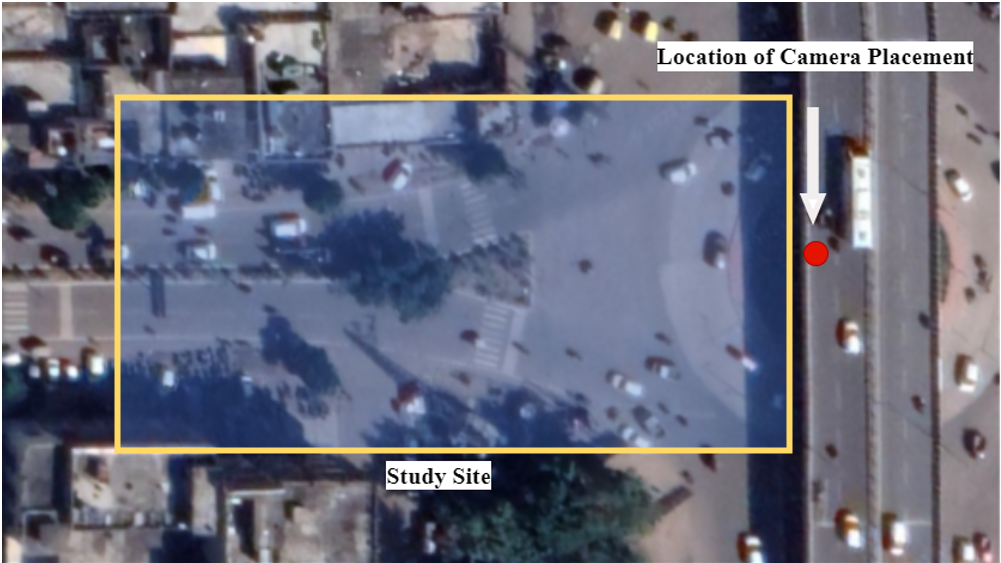
#> input picture site_location.PNG, 1001 x 563 px, given in place of hmg.jpg, which was not available
$ jupyter execute --allow-errors homography.ipynb   (shell and % lines are left out)
#> lines starting #> are read from the running program, lines starting #| are printed output that depends on the picture; after the words box and inside, x2 and y2 are one past the last pixel; in counts of white or black regions, pixels touching at a corner belong together; pictures that were not available may be replaced by others from this repository, and a replacement may not be noted
[cell 1]
import cv2
import numpy as np
import matplotlib.pyplot as plt
from PIL import Image


def get_homography_matrix(source, destination):

    assert len(source) >= 4, "must provide more than 4 source points"
    assert len(destination) >= 4, "must provide more than 4 destination points"
    assert len(source) == len(destination), "source and destination must be of equal length"
    A = []
    b = []
    for i in range(len(source)):
        s_x, s_y = source[i]
        d_x, d_y = destination[i]
        A.append([s_x, s_y, 1, 0, 0, 0, (-d_x)*(s_x), (-d_x)*(s_y)])
        A.append([0, 0, 0, s_x, s_y, 1, (-d_y)*(s_x), (-d_y)*(s_y)])
        b += [d_x, d_y]
    A = np.array(A)
    h = np.linalg.lstsq(A, b)[0]
    h = np.concatenate((h, [1]), axis=-1)
    return np.reshape(h, (3, 3))


if __name__ == "__main__":
    source_points = np.array([
        [400, 220],[580,220],
        [250, 600],
        [0, 600],
    ])
    destination_points = np.array([
        [0, 0],
        [600, 0],
        [600, 600],
        [0, 600],
    ])
    source_image = cv2.imread("hmg.jpg")
#> source_image is the input picture: shape (563, 1001, 3); mean B, G, R 124.3, 107.9, 105.4
    t_source_image = source_image.copy()

    # draw markings on the source image
    for i, pts in enumerate(source_points):
        cv2.putText(source_image, str(i+1), (pts[0] + 15, pts[1]), cv2.FONT_HERSHEY_PLAIN, 3, (0, 215, 255), 5)
        cv2.circle(source_image, pts, 10, (0, 215, 255), 10)
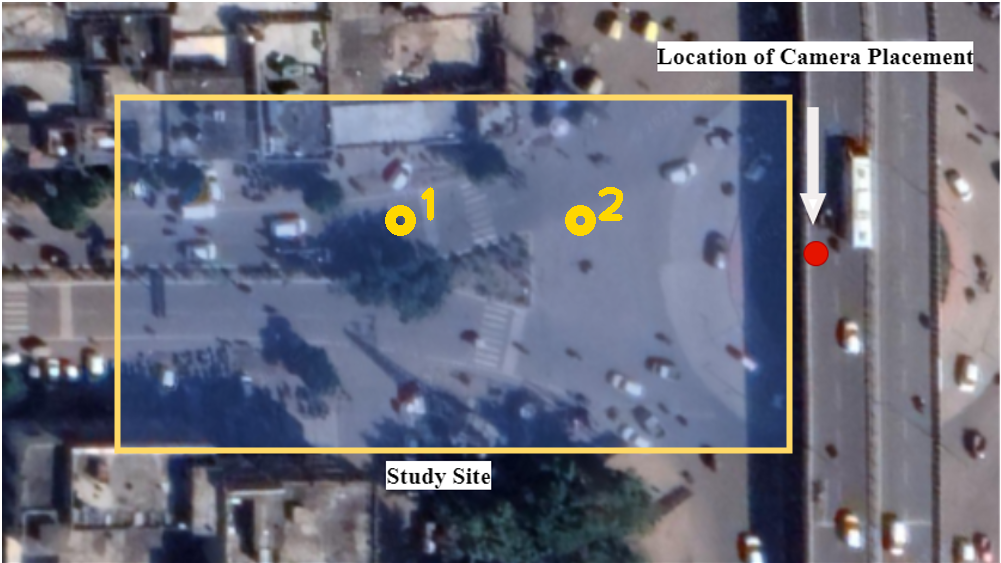
#> source_image: shape (563, 1001, 3); 0.37% of pixels changed, all inside (x1, y1, x2, y2) = (385, 187, 623, 236)

    h = get_homography_matrix(source_points, destination_points)
    destination_image = cv2.warpPerspective(t_source_image, h, (600, 600))
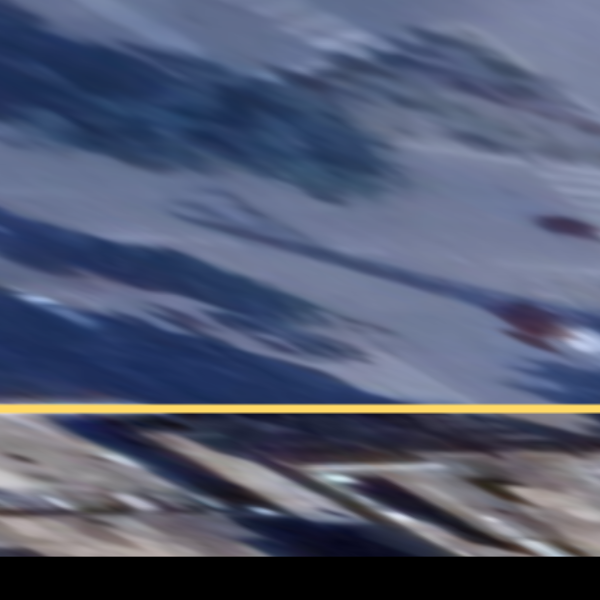
#> destination_image: shape (600, 600, 3); mean B, G, R 113.5, 89.6, 81.6

    destination_image = cv2.cvtColor(destination_image, cv2.COLOR_BGR2RGB)
    img  = Image.fromarray(destination_image)
    # Saving the image
    img.save("Image_from_array.jpg")

    figure = plt.figure(figsize=(12, 6))

    subplot1 = figure.add_subplot(1, 2, 1)
    subplot1.title.set_text("Source Image")
    subplot1.imshow(cv2.cvtColor(source_image, cv2.COLOR_BGR2RGB))

    subplot2 = figure.add_subplot(1, 2, 2)
    subplot2.title.set_text("Destination Image")
    subplot2.imshow(cv2.cvtColor(destination_image, cv2.COLOR_BGR2RGB))

    # plt.show()
    plt.savefig("output.png")
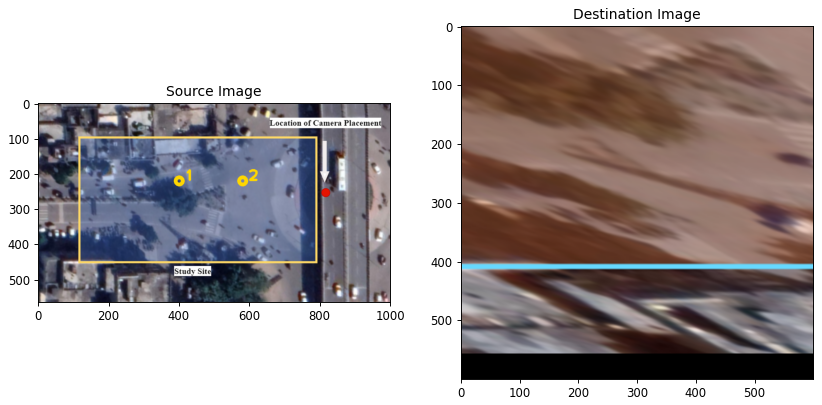
#> figure drawn by matplotlib, 2 panels; B, G, R data is drawn as R, G, B

[cell 2]
h

[cell 3]
destination_image

#> (a cell that did not finish here is left out)

[cell 5]
t_source_image[0][0]
#> Out = [255, 255, 255]

#> (a cell that did not finish here is left out)

[cell 7]
# Program to multiply two matrices using nested loops

# take a 3x3 matrix
h = [[  1        ,  13        ,  -9       ],
       [ -2        , -29        ,  20        ],
       [  1       ,  15.66666667, -10.66666667]]

# take a 3x4 matrix
B = [[200],
	[400],
	[1]]

result = [[0],
		[0],
		[0]]

# iterating by row of A
for i in range(len(h)):

	# iterating by column by B
	for j in range(len(B[0])):

		# iterating by rows of B
		for k in range(len(B)):
			result[i][j] += h[i][k] * B[k][j]

for r in result:
	print(r)

[cell 8]
# to calculate the transformation matrix
input_pts = np.float32([[80,1286],[3890,1253],[3890,122],[450,115]])
output_pts = np.float32([[100,100],[100,3900],[2200,3900],[2200,100]])

# Compute the perspective transform M
M = cv2.getPerspectiveTransform(input_pts,output_pts)
#> M = [[-0.0166, -1.8, 2427.8], [1.07, 0.349, -423.1], [-9.4e-06, 8.94e-05, 1]]
#> `h, status = cv2.findHomography(pts_src, pts_dst)`: h = [[4.3, 4.53, -2717], [-4.01e-16, 2.83, -622.6], [-3.27e-19, 0.00132, 1]]; status = [1, 1, 1, 1]

# Apply the perspective transformation to the image
#> (the rest of this cell did not finish here and is left out)

[cell 9]
import cv2
import numpy as np

#> (the rest of this cell did not finish here and is left out)
